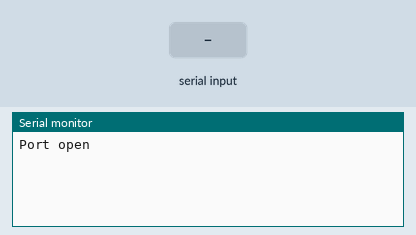
This sketch was run on a simulated Arduino Uno, built with avr-gcc and run on an emulated ATmega328P. Shown: the last lines printed to the serial monitor. Inputs (shaded band) come from the test bench.

Above: at 1.2 s.
1.3 s: "2" received over Serial
At 2.3 s:
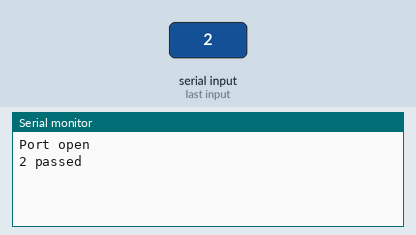
2.8 s: "3" received over Serial
At 3.5 s:
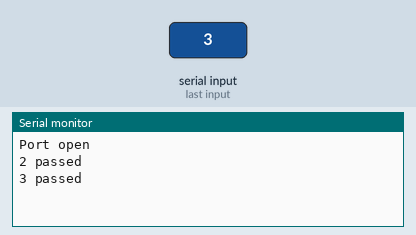

Measured:
- after the input at 1.3 s, the serial monitor: prints a new line at once (image 1)
- after the input at 2.8 s, the serial monitor: prints a new line at once (image 2)

The sketch:

udoo_arduino_serial.ino
```cpp
char ch;
void setup() {
  Serial.begin(115200);
  Serial.println("Port open");
}

void loop() {
  //Serial.println("Communicating");
  if (Serial.available() > 0) {
    ch = Serial.read();
    if (ch == '2')
      Serial.println("2 passed");
    if (ch == '3')
      Serial.println("3 passed");
    if (ch == '4')
      Serial.println("4 passed");
  }
}
```
